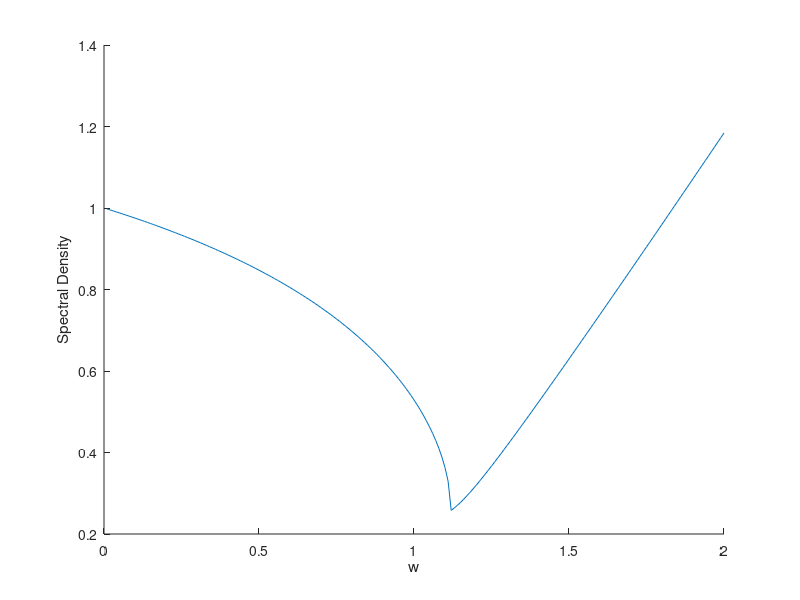

Here is the MATLAB script that generated this plot: (Note: this script raises an error after producing the figure.)
clc ; clear all ; close all ;
A = [5, -12, 3; -3, 9, 1; 2, -1, -7];
b = [-1;2;3];
%Real soultion of linear equation
x_real = A\b;

x0 = b;
w = [0.01:0.01:2];

tol = 0.0001;
max_iter = 1000;

% Calculate iteration matrix B and spectral density
L = tril(A, -1);
D = diag(diag(A));
U = triu(A,1);
% Covert the Ax = B equation to the relaxation method form
% (D+wL)Xk+1  = wb +(D(1-w) -wU)Xk
%  MXk+1 = NXk +y(Write in form of linear equation)
% iteration matrix  = (inv)M*N
for i = 1:length(w)
    
    M = w(i)*L +D;
    N = -w(i)*U + D*(1-w(i));
    B = M\N;
    spectral_matix(:,:,i) = B;
    spectral_radius(i,1) = max(abs(eig(B)));
    
end

fig = figure(1);
hold on;
xx = w;
yy = spectral_radius(:,1);
plot(xx, yy)
xlabel('w');
ylabel('Spectral Density');

% Find the optimum value of W
for i = 1:length(w)
    [x_apprx(:,i),iter(i,1)] = relaxmeth(A,b,x0,max_iter,tol,w(i));
end
% find min value of iteration
[min_iter, index] = min(iter);

% Plot spectral_density corresponding to optimum w
plot(xx(index), yy(index), 'ro','Linewidth', 2);

%compute the solution of the given linear system using the relaxation method with !
[x, y] = relaxmeth(A,b,x0,max_iter,tol,xx(index));

savefig(fig, 'relaxplot');
close all;







